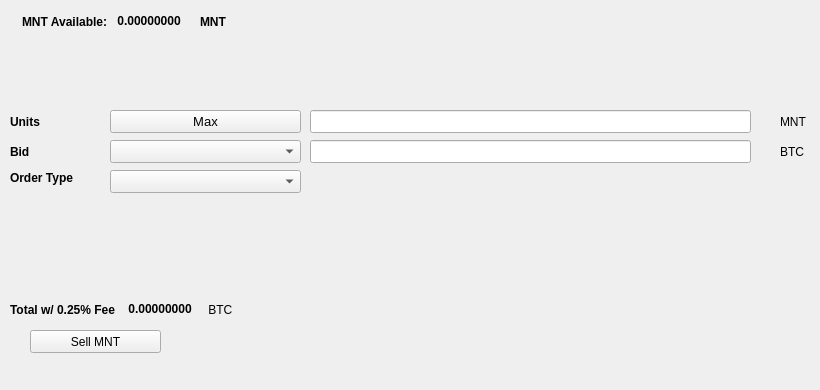
   <widget class="QWidget" name="SellTab">
    <attribute name="title">
     <string>Sell</string>
    </attribute>
    <widget class="QLabel" name="label_16">
     <property name="geometry">
      <rect>
       <x>780</x>
       <y>140</y>
       <width>31</width>
       <height>23</height>
      </rect>
     </property>
     <property name="text">
      <string>BTC</string>
     </property>
    </widget>
    <widget class="QComboBox" name="SellBidcomboBox">
     <property name="geometry">
      <rect>
       <x>110</x>
       <y>140</y>
       <width>191</width>
       <height>23</height>
      </rect>
     </property>
     <property name="font">
      <font>
       <pointsize>10</pointsize>
      </font>
     </property>
    </widget>
    <widget class="QLabel" name="label_18">
     <property name="geometry">
      <rect>
       <x>10</x>
       <y>110</y>
       <width>46</width>
       <height>23</height>
      </rect>
     </property>
     <property name="font">
      <font>
       <weight>75</weight>
       <bold>true</bold>
      </font>
     </property>
     <property name="text">
      <string>Units</string>
     </property>
    </widget>
    <widget class="QPushButton" name="Sell_Max_Amount">
     <property name="geometry">
      <rect>
       <x>110</x>
       <y>110</y>
       <width>191</width>
       <height>23</height>
      </rect>
     </property>
     <property name="font">
      <font>
       <pointsize>10</pointsize>
      </font>
     </property>
     <property name="text">
      <string>Max</string>
     </property>
    </widget>
    <widget class="QLabel" name="label_20">
     <property name="geometry">
      <rect>
       <x>10</x>
       <y>170</y>
       <width>91</width>
       <height>16</height>
      </rect>
     </property>
     <property name="font">
      <font>
       <weight>75</weight>
       <bold>true</bold>
      </font>
     </property>
     <property name="text">
      <string>Order Type</string>
     </property>
    </widget>
    <widget class="QComboBox" name="SellOrdertypeCombo">
     <property name="geometry">
      <rect>
       <x>110</x>
       <y>170</y>
       <width>191</width>
       <height>23</height>
      </rect>
     </property>
     <property name="font">
      <font>
       <pointsize>10</pointsize>
      </font>
     </property>
    </widget>
    <widget class="QLabel" name="label_21">
     <property name="geometry">
      <rect>
       <x>10</x>
       <y>140</y>
       <width>46</width>
       <height>23</height>
      </rect>
     </property>
     <property name="font">
      <font>
       <weight>75</weight>
       <bold>true</bold>
      </font>
     </property>
     <property name="text">
      <string>Bid</string>
     </property>
    </widget>
    <widget class="QLabel" name="label_22">
     <property name="geometry">
      <rect>
       <x>780</x>
       <y>110</y>
       <width>31</width>
       <height>23</height>
      </rect>
     </property>
     <property name="text">
      <string>MNT</string>
     </property>
    </widget>
    <widget class="QLineEdit" name="UnitsInputMNT">
     <property name="geometry">
      <rect>
       <x>310</x>
       <y>110</y>
       <width>441</width>
       <height>23</height>
      </rect>
     </property>
     <property name="font">
      <font>
       <pointsize>9</pointsize>
       <weight>75</weight>
       <bold>true</bold>
      </font>
     </property>
    </widget>
    <widget class="QLineEdit" name="SellBidPriceEdit">
     <property name="geometry">
      <rect>
       <x>310</x>
       <y>140</y>
       <width>441</width>
       <height>23</height>
      </rect>
     </property>
     <property name="font">
      <font>
       <pointsize>9</pointsize>
       <weight>75</weight>
       <bold>true</bold>
      </font>
     </property>
    </widget>
    <widget class="QPushButton" name="SellMNTBTN">
     <property name="geometry">
      <rect>
       <x>30</x>
       <y>330</y>
       <width>131</width>
       <height>23</height>
      </rect>
     </property>
     <property name="text">
      <string>Sell MNT</string>
     </property>
     <property name="icon">
      <iconset resource="../mnt">
       <normaloff>:/icons/bitcoin</normaloff>:/icons/bitcoin</iconset>
     </property>
    </widget>
    <widget class="QWidget" name="layoutWidget3">
     <property name="geometry">
      <rect>
       <x>22</x>
       <y>12</y>
       <width>258</width>
       <height>19</height>
      </rect>
     </property>
     <layout class="QHBoxLayout" name="horizontalLayout">
      <item>
       <widget class="QLabel" name="label232_2">
        <property name="font">
         <font>
          <weight>75</weight>
          <bold>true</bold>
         </font>
        </property>
        <property name="text">
         <string>MNT Available:</string>
        </property>
       </widget>
      </item>
      <item>
       <widget class="QLabel" name="MNTAvailableLabel">
        <property name="palette">
         <palette>
          <active>
           <colorrole role="WindowText">
            <brush brushstyle="SolidPattern">
             <color alpha="255">
              <red>0</red>
              <green>0</green>
              <blue>0</blue>
             </color>
            </brush>
           </colorrole>
           <colorrole role="Button">
            <brush brushstyle="SolidPattern">
             <color alpha="255">
              <red>0</red>
              <green>170</green>
              <blue>0</blue>
             </color>
            </brush>
           </colorrole>
           <colorrole role="Light">
            <brush brushstyle="SolidPattern">
             <color alpha="255">
              <red>0</red>
              <green>255</green>
              <blue>0</blue>
             </color>
            </brush>
           </colorrole>
           <colorrole role="Midlight">
            <brush brushstyle="SolidPattern">
             <color alpha="255">
              <red>0</red>
              <green>212</green>
              <blue>0</blue>
             </color>
            </brush>
           </colorrole>
           <colorrole role="Dark">
            <brush brushstyle="SolidPattern">
             <color alpha="255">
              <red>0</red>
              <green>85</green>
              <blue>0</blue>
             </color>
            </brush>
           </colorrole>
           <colorrole role="Mid">
            <brush brushstyle="SolidPattern">
             <color alpha="255">
              <red>0</red>
              <green>113</green>
              <blue>0</blue>
             </color>
            </brush>
           </colorrole>
           <colorrole role="Text">
            <brush brushstyle="SolidPattern">
             <color alpha="255">
              <red>0</red>
              <green>170</green>
              <blue>0</blue>
             </color>
            </brush>
           </colorrole>
           <colorrole role="BrightText">
            <brush brushstyle="SolidPattern">
             <color alpha="255">
              <red>255</red>
              <green>255</green>
              <blue>255</blue>
             </color>
            </brush>
           </colorrole>
           <colorrole role="ButtonText">
            <brush brushstyle="SolidPattern">
             <color alpha="255">
              <red>0</red>
              <green>0</green>
              <blue>0</blue>
             </color>
            </brush>
           </colorrole>
           <colorrole role="Base">
            <brush brushstyle="SolidPattern">
             <color alpha="255">
              <red>255</red>
              <green>255</green>
              <blue>255</blue>
             </color>
            </brush>
           </colorrole>
           <colorrole role="Window">
            <brush brushstyle="SolidPattern">
             <color alpha="255">
              <red>0</red>
              <green>170</green>
              <blue>0</blue>
             </color>
            </brush>
           </colorrole>
           <colorrole role="Shadow">
            <brush brushstyle="SolidPattern">
             <color alpha="255">
              <red>0</red>
              <green>0</green>
              <blue>0</blue>
             </color>
            </brush>
           </colorrole>
           <colorrole role="AlternateBase">
            <brush brushstyle="SolidPattern">
             <color alpha="255">
              <red>127</red>
              <green>212</green>
              <blue>127</blue>
             </color>
            </brush>
           </colorrole>
           <colorrole role="ToolTipBase">
            <brush brushstyle="SolidPattern">
             <color alpha="255">
              <red>255</red>
              <green>255</green>
              <blue>220</blue>
             </color>
            </brush>
           </colorrole>
           <colorrole role="ToolTipText">
            <brush brushstyle="SolidPattern">
             <color alpha="255">
              <red>0</red>
              <green>0</green>
              <blue>0</blue>
             </color>
            </brush>
           </colorrole>
          </active>
          <inactive>
           <colorrole role="WindowText">
            <brush brushstyle="SolidPattern">
             <color alpha="255">
              <red>0</red>
              <green>0</green>
              <blue>0</blue>
             </color>
            </brush>
           </colorrole>
           <colorrole role="Button">
            <brush brushstyle="SolidPattern">
             <color alpha="255">
              <red>0</red>
              <green>170</green>
              <blue>0</blue>
             </color>
            </brush>
           </colorrole>
           <colorrole role="Light">
            <brush brushstyle="SolidPattern">
             <color alpha="255">
              <red>0</red>
              <green>255</green>
              <blue>0</blue>
             </color>
            </brush>
           </colorrole>
           <colorrole role="Midlight">
            <brush brushstyle="SolidPattern">
             <color alpha="255">
              <red>0</red>
              <green>212</green>
              <blue>0</blue>
             </color>
            </brush>
           </colorrole>
           <colorrole role="Dark">
            <brush brushstyle="SolidPattern">
             <color alpha="255">
              <red>0</red>
              <green>85</green>
              <blue>0</blue>
             </color>
            </brush>
           </colorrole>
           <colorrole role="Mid">
            <brush brushstyle="SolidPattern">
             <color alpha="255">
              <red>0</red>
              <green>113</green>
              <blue>0</blue>
             </color>
            </brush>
           </colorrole>
           <colorrole role="Text">
            <brush brushstyle="SolidPattern">
             <color alpha="255">
              <red>0</red>
              <green>170</green>
              <blue>0</blue>
             </color>
            </brush>
           </colorrole>
           <colorrole role="BrightText">
            <brush brushstyle="SolidPattern">
             <color alpha="255">
              <red>255</red>
              <green>255</green>
              <blue>255</blue>
             </color>
            </brush>
           </colorrole>
           <colorrole role="ButtonText">
            <brush brushstyle="SolidPattern">
             <color alpha="255">
              <red>0</red>
              <green>0</green>
              <blue>0</blue>
             </color>
            </brush>
           </colorrole>
           <colorrole role="Base">
            <brush brushstyle="SolidPattern">
             <color alpha="255">
              <red>255</red>
              <green>255</green>
              <blue>255</blue>
             </color>
            </brush>
           </colorrole>
           <colorrole role="Window">
            <brush brushstyle="SolidPattern">
             <color alpha="255">
              <red>0</red>
              <green>170</green>
              <blue>0</blue>
             </color>
            </brush>
           </colorrole>
           <colorrole role="Shadow">
            <brush brushstyle="SolidPattern">
             <color alpha="255">
              <red>0</red>
              <green>0</green>
              <blue>0</blue>
             </color>
            </brush>
           </colorrole>
           <colorrole role="AlternateBase">
            <brush brushstyle="SolidPattern">
             <color alpha="255">
              <red>127</red>
              <green>212</green>
              <blue>127</blue>
             </color>
            </brush>
           </colorrole>
           <colorrole role="ToolTipBase">
            <brush brushstyle="SolidPattern">
             <color alpha="255">
              <red>255</red>
              <green>255</green>
              <blue>220</blue>
             </color>
            </brush>
           </colorrole>
           <colorrole role="ToolTipText">
            <brush brushstyle="SolidPattern">
             <color alpha="255">
              <red>0</red>
              <green>0</green>
              <blue>0</blue>
             </color>
            </brush>
           </colorrole>
          </inactive>
          <disabled>
           <colorrole role="WindowText">
            <brush brushstyle="SolidPattern">
             <color alpha="255">
              <red>0</red>
              <green>85</green>
              <blue>0</blue>
             </color>
            </brush>
           </colorrole>
           <colorrole role="Button">
            <brush brushstyle="SolidPattern">
             <color alpha="255">
              <red>0</red>
              <green>170</green>
              <blue>0</blue>
             </color>
            </brush>
           </colorrole>
           <colorrole role="Light">
            <brush brushstyle="SolidPattern">
             <color alpha="255">
              <red>0</red>
              <green>255</green>
              <blue>0</blue>
             </color>
            </brush>
           </colorrole>
           <colorrole role="Midlight">
            <brush brushstyle="SolidPattern">
             <color alpha="255">
              <red>0</red>
              <green>212</green>
              <blue>0</blue>
             </color>
            </brush>
           </colorrole>
           <colorrole role="Dark">
            <brush brushstyle="SolidPattern">
             <color alpha="255">
              <red>0</red>
              <green>85</green>
              <blue>0</blue>
             </color>
            </brush>
           </colorrole>
           <colorrole role="Mid">
            <brush brushstyle="SolidPattern">
             <color alpha="255">
              <red>0</red>
              <green>113</green>
              <blue>0</blue>
             </color>
            </brush>
           </colorrole>
           <colorrole role="Text">
            <brush brushstyle="SolidPattern">
             <color alpha="255">
              <red>0</red>
              <green>85</green>
              <blue>0</blue>
             </color>
            </brush>
           </colorrole>
           <colorrole role="BrightText">
            <brush brushstyle="SolidPattern">
             <color alpha="255">
              <red>255</red>
              <green>255</green>
              <blue>255</blue>
             </color>
            </brush>
           </colorrole>
           <colorrole role="ButtonText">
            <brush brushstyle="SolidPattern">
             <color alpha="255">
              <red>0</red>
              <green>85</green>
              <blue>0</blue>
             </color>
            </brush>
           </colorrole>
           <colorrole role="Base">
            <brush brushstyle="SolidPattern">
             <color alpha="255">
              <red>0</red>
              <green>170</green>
              <blue>0</blue>
             </color>
            </brush>
           </colorrole>
           <colorrole role="Window">
            <brush brushstyle="SolidPattern">
             <color alpha="255">
              <red>0</red>
              <green>170</green>
              <blue>0</blue>
             </color>
            </brush>
           </colorrole>
           <colorrole role="Shadow">
            <brush brushstyle="SolidPattern">
             <color alpha="255">
              <red>0</red>
              <green>0</green>
              <blue>0</blue>
             </color>
            </brush>
           </colorrole>
           <colorrole role="AlternateBase">
            <brush brushstyle="SolidPattern">
             <color alpha="255">
              <red>0</red>
              <green>170</green>
              <blue>0</blue>
             </color>
            </brush>
           </colorrole>
           <colorrole role="ToolTipBase">
            <brush brushstyle="SolidPattern">
             <color alpha="255">
              <red>255</red>
              <green>255</green>
              <blue>220</blue>
             </color>
            </brush>
           </colorrole>
           <colorrole role="ToolTipText">
            <brush brushstyle="SolidPattern">
             <color alpha="255">
              <red>0</red>
              <green>0</green>
              <blue>0</blue>
             </color>
            </brush>
           </colorrole>
          </disabled>
         </palette>
        </property>
        <property name="font">
         <font>
          <weight>75</weight>
          <bold>true</bold>
         </font>
        </property>
        <property name="text">
         <string> 0.00000000 </string>
        </property>
        <property name="textInteractionFlags">
         <set>Qt::LinksAccessibleByMouse|Qt::TextSelectableByKeyboard|Qt::TextSelectableByMouse</set>
        </property>
       </widget>
      </item>
      <item>
       <widget class="QLabel" name="labelMNT">
        <property name="font">
         <font>
          <weight>75</weight>
          <bold>true</bold>
         </font>
        </property>
        <property name="text">
         <string>MNT</string>
        </property>
       </widget>
      </item>
     </layout>
    </widget>
    <widget class="QWidget" name="layoutWidget">
     <property name="geometry">
      <rect>
       <x>10</x>
       <y>300</y>
       <width>268</width>
       <height>19</height>
      </rect>
     </property>
     <layout class="QHBoxLayout" name="horizontalLayout_2">
      <item>
       <widget class="QLabel" name="label_19">
        <property name="font">
         <font>
          <weight>75</weight>
          <bold>true</bold>
         </font>
        </property>
        <property name="text">
         <string>Total w/ 0.25% Fee </string>
        </property>
       </widget>
      </item>
      <item>
       <widget class="QLabel" name="SellCostLabel">
        <property name="palette">
         <palette>
          <active>
           <colorrole role="WindowText">
            <brush brushstyle="SolidPattern">
             <color alpha="255">
              <red>0</red>
              <green>0</green>
              <blue>0</blue>
             </color>
            </brush>
           </colorrole>
           <colorrole role="Button">
            <brush brushstyle="SolidPattern">
             <color alpha="255">
              <red>0</red>
              <green>170</green>
              <blue>0</blue>
             </color>
            </brush>
           </colorrole>
           <colorrole role="Light">
            <brush brushstyle="SolidPattern">
             <color alpha="255">
              <red>0</red>
              <green>255</green>
              <blue>0</blue>
             </color>
            </brush>
           </colorrole>
           <colorrole role="Midlight">
            <brush brushstyle="SolidPattern">
             <color alpha="255">
              <red>0</red>
              <green>212</green>
              <blue>0</blue>
             </color>
            </brush>
           </colorrole>
           <colorrole role="Dark">
            <brush brushstyle="SolidPattern">
             <color alpha="255">
              <red>0</red>
              <green>85</green>
              <blue>0</blue>
             </color>
            </brush>
           </colorrole>
           <colorrole role="Mid">
            <brush brushstyle="SolidPattern">
             <color alpha="255">
              <red>0</red>
              <green>113</green>
              <blue>0</blue>
             </color>
            </brush>
           </colorrole>
           <colorrole role="Text">
            <brush brushstyle="SolidPattern">
             <color alpha="255">
              <red>0</red>
              <green>170</green>
              <blue>0</blue>
             </color>
            </brush>
           </colorrole>
           <colorrole role="BrightText">
            <brush brushstyle="SolidPattern">
             <color alpha="255">
              <red>255</red>
              <green>255</green>
              <blue>255</blue>
             </color>
            </brush>
           </colorrole>
           <colorrole role="ButtonText">
            <brush brushstyle="SolidPattern">
             <color alpha="255">
              <red>0</red>
              <green>0</green>
              <blue>0</blue>
             </color>
            </brush>
           </colorrole>
           <colorrole role="Base">
            <brush brushstyle="SolidPattern">
             <color alpha="255">
              <red>255</red>
              <green>255</green>
              <blue>255</blue>
             </color>
            </brush>
           </colorrole>
           <colorrole role="Window">
            <brush brushstyle="SolidPattern">
             <color alpha="255">
              <red>0</red>
              <green>170</green>
              <blue>0</blue>
             </color>
            </brush>
           </colorrole>
           <colorrole role="Shadow">
            <brush brushstyle="SolidPattern">
             <color alpha="255">
              <red>0</red>
              <green>0</green>
              <blue>0</blue>
             </color>
            </brush>
           </colorrole>
           <colorrole role="AlternateBase">
            <brush brushstyle="SolidPattern">
             <color alpha="255">
              <red>127</red>
              <green>212</green>
              <blue>127</blue>
             </color>
            </brush>
           </colorrole>
           <colorrole role="ToolTipBase">
            <brush brushstyle="SolidPattern">
             <color alpha="255">
              <red>255</red>
              <green>255</green>
              <blue>220</blue>
             </color>
            </brush>
           </colorrole>
           <colorrole role="ToolTipText">
            <brush brushstyle="SolidPattern">
             <color alpha="255">
              <red>0</red>
              <green>0</green>
              <blue>0</blue>
             </color>
            </brush>
           </colorrole>
          </active>
          <inactive>
           <colorrole role="WindowText">
            <brush brushstyle="SolidPattern">
             <color alpha="255">
              <red>0</red>
              <green>0</green>
              <blue>0</blue>
             </color>
            </brush>
           </colorrole>
           <colorrole role="Button">
            <brush brushstyle="SolidPattern">
             <color alpha="255">
              <red>0</red>
              <green>170</green>
              <blue>0</blue>
             </color>
            </brush>
           </colorrole>
           <colorrole role="Light">
            <brush brushstyle="SolidPattern">
             <color alpha="255">
              <red>0</red>
              <green>255</green>
              <blue>0</blue>
             </color>
            </brush>
           </colorrole>
           <colorrole role="Midlight">
            <brush brushstyle="SolidPattern">
             <color alpha="255">
              <red>0</red>
              <green>212</green>
              <blue>0</blue>
             </color>
            </brush>
           </colorrole>
           <colorrole role="Dark">
            <brush brushstyle="SolidPattern">
             <color alpha="255">
              <red>0</red>
              <green>85</green>
              <blue>0</blue>
             </color>
            </brush>
           </colorrole>
           <colorrole role="Mid">
            <brush brushstyle="SolidPattern">
             <color alpha="255">
              <red>0</red>
              <green>113</green>
              <blue>0</blue>
             </color>
            </brush>
           </colorrole>
           <colorrole role="Text">
            <brush brushstyle="SolidPattern">
             <color alpha="255">
              <red>0</red>
              <green>170</green>
              <blue>0</blue>
             </color>
            </brush>
           </colorrole>
           <colorrole role="BrightText">
            <brush brushstyle="SolidPattern">
             <color alpha="255">
              <red>255</red>
              <green>255</green>
              <blue>255</blue>
             </color>
            </brush>
           </colorrole>
           <colorrole role="ButtonText">
            <brush brushstyle="SolidPattern">
             <color alpha="255">
              <red>0</red>
              <green>0</green>
              <blue>0</blue>
             </color>
            </brush>
           </colorrole>
           <colorrole role="Base">
            <brush brushstyle="SolidPattern">
             <color alpha="255">
              <red>255</red>
              <green>255</green>
              <blue>255</blue>
             </color>
            </brush>
           </colorrole>
           <colorrole role="Window">
            <brush brushstyle="SolidPattern">
             <color alpha="255">
              <red>0</red>
              <green>170</green>
              <blue>0</blue>
             </color>
            </brush>
           </colorrole>
           <colorrole role="Shadow">
            <brush brushstyle="SolidPattern">
             <color alpha="255">
              <red>0</red>
              <green>0</green>
              <blue>0</blue>
             </color>
            </brush>
           </colorrole>
           <colorrole role="AlternateBase">
            <brush brushstyle="SolidPattern">
             <color alpha="255">
              <red>127</red>
              <green>212</green>
              <blue>127</blue>
             </color>
            </brush>
           </colorrole>
           <colorrole role="ToolTipBase">
            <brush brushstyle="SolidPattern">
             <color alpha="255">
              <red>255</red>
              <green>255</green>
              <blue>220</blue>
             </color>
            </brush>
           </colorrole>
           <colorrole role="ToolTipText">
            <brush brushstyle="SolidPattern">
             <color alpha="255">
              <red>0</red>
              <green>0</green>
              <blue>0</blue>
             </color>
            </brush>
           </colorrole>
          </inactive>
          <disabled>
           <colorrole role="WindowText">
            <brush brushstyle="SolidPattern">
             <color alpha="255">
              <red>0</red>
              <green>85</green>
              <blue>0</blue>
             </color>
            </brush>
           </colorrole>
           <colorrole role="Button">
            <brush brushstyle="SolidPattern">
             <color alpha="255">
              <red>0</red>
              <green>170</green>
              <blue>0</blue>
             </color>
            </brush>
           </colorrole>
           <colorrole role="Light">
            <brush brushstyle="SolidPattern">
             <color alpha="255">
              <red>0</red>
              <green>255</green>
              <blue>0</blue>
             </color>
            </brush>
           </colorrole>
           <colorrole role="Midlight">
            <brush brushstyle="SolidPattern">
             <color alpha="255">
              <red>0</red>
              <green>212</green>
              <blue>0</blue>
             </color>
            </brush>
           </colorrole>
           <colorrole role="Dark">
            <brush brushstyle="SolidPattern">
             <color alpha="255">
              <red>0</red>
              <green>85</green>
              <blue>0</blue>
             </color>
            </brush>
           </colorrole>
           <colorrole role="Mid">
            <brush brushstyle="SolidPattern">
             <color alpha="255">
              <red>0</red>
              <green>113</green>
              <blue>0</blue>
             </color>
            </brush>
           </colorrole>
           <colorrole role="Text">
            <brush brushstyle="SolidPattern">
             <color alpha="255">
              <red>0</red>
              <green>85</green>
              <blue>0</blue>
             </color>
            </brush>
           </colorrole>
           <colorrole role="BrightText">
            <brush brushstyle="SolidPattern">
             <color alpha="255">
              <red>255</red>
              <green>255</green>
              <blue>255</blue>
             </color>
            </brush>
           </colorrole>
           <colorrole role="ButtonText">
            <brush brushstyle="SolidPattern">
             <color alpha="255">
              <red>0</red>
              <green>85</green>
              <blue>0</blue>
             </color>
            </brush>
           </colorrole>
           <colorrole role="Base">
            <brush brushstyle="SolidPattern">
             <color alpha="255">
              <red>0</red>
              <green>170</green>
              <blue>0</blue>
             </color>
            </brush>
           </colorrole>
           <colorrole role="Window">
            <brush brushstyle="SolidPattern">
             <color alpha="255">
              <red>0</red>
              <green>170</green>
              <blue>0</blue>
             </color>
            </brush>
           </colorrole>
           <colorrole role="Shadow">
            <brush brushstyle="SolidPattern">
             <color alpha="255">
              <red>0</red>
              <green>0</green>
              <blue>0</blue>
             </color>
            </brush>
           </colorrole>
           <colorrole role="AlternateBase">
            <brush brushstyle="SolidPattern">
             <color alpha="255">
              <red>0</red>
              <green>170</green>
              <blue>0</blue>
             </color>
            </brush>
           </colorrole>
           <colorrole role="ToolTipBase">
            <brush brushstyle="SolidPattern">
             <color alpha="255">
              <red>255</red>
              <green>255</green>
              <blue>220</blue>
             </color>
            </brush>
           </colorrole>
           <colorrole role="ToolTipText">
            <brush brushstyle="SolidPattern">
             <color alpha="255">
              <red>0</red>
              <green>0</green>
              <blue>0</blue>
             </color>
            </brush>
           </colorrole>
          </disabled>
         </palette>
        </property>
        <property name="font">
         <font>
          <weight>75</weight>
          <bold>true</bold>
         </font>
        </property>
        <property name="autoFillBackground">
         <bool>false</bool>
        </property>
        <property name="text">
         <string> 0.00000000</string>
        </property>
        <property name="textInteractionFlags">
         <set>Qt::LinksAccessibleByMouse|Qt::TextSelectableByMouse</set>
        </property>
       </widget>
      </item>
      <item>
       <widget class="QLabel" name="label_17">
        <property name="font">
         <font>
          <weight>50</weight>
          <bold>false</bold>
         </font>
        </property>
        <property name="text">
         <string> BTC</string>
        </property>
       </widget>
      </item>
     </layout>
    </widget>
    <widget class="QLabel" name="label_23">
     <property name="geometry">
      <rect>
       <x>460</x>
       <y>300</y>
       <width>281</width>
       <height>81</height>
      </rect>
     </property>
     <property name="text">
      <string/>
     </property>
     <property name="pixmap">
      <pixmap>:/images/bittrex</pixmap>
     </property>
    </widget>
   </widget>
